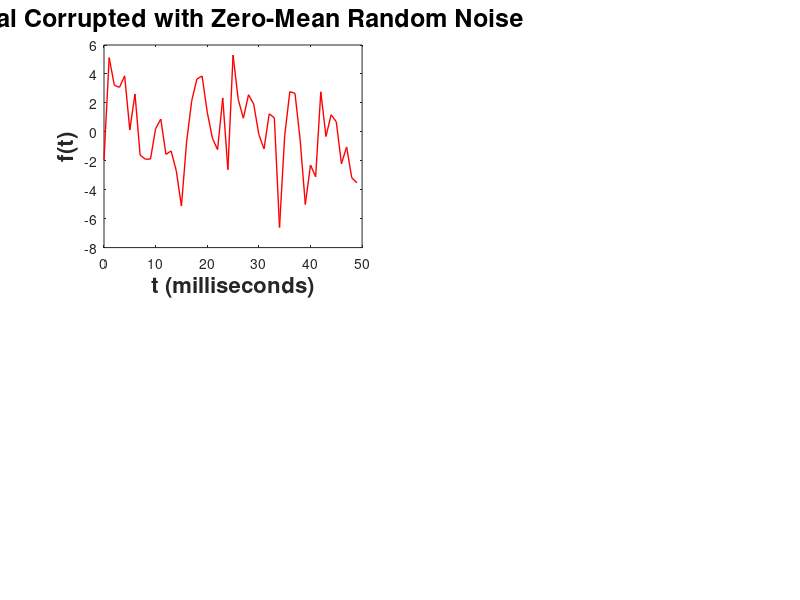

MATLAB code to generate this figure: (Note: this script raises an error after producing the figure.)
function drawSTFT()
s={'Gaussian Window' 'Hamming Window'};
wlen=25;
hopsize=2;
retno =1;
Ff = 500;
for fla=0:1
    Fs = 1000;            % Sampling frequency
    T = 1/Fs;             % Sampling period
    L = 1000;             % Length of signal
    t = (0:L-1)*T;        % Time vector
    S = 0.7*sin(2*pi*50*t) + sin(2*pi*120*t);
    X = S + 2*randn(size(t));
    figure;
    g=subplot(2,2,1);
    plot(1000*t(1:50),X(1:50),'r','LineWidth',1);
    L = length(X);
    title('Signal Corrupted with Zero-Mean Random Noise','FontSize',18,'FontWeight','bold')
    xlabel('t (milliseconds)','FontSize',16,'FontWeight','bold')
    ylabel('f(t)','FontSize',16,'FontWeight','bold')
    [Y,ft,tt]=stft2(X,wlen,hopsize,retno,Ff,fla);
    Y=fftshift(Y);
    P=abs(Y/L);
    g=subplot(2,2,2);
    plot(tt,P,'b','LineWidth',1);
    title(['STFT using', s(fla+1)],'FontSize',16,'FontWeight','bold')
    xlabel('f (Hz)','FontSize',16,'FontWeight','bold')
    ylabel('|F(s)|','FontSize',16,'FontWeight','bold')
    g=subplot(2,2,3);
    plot(1000*t(1:50),S(1:50),'r','LineWidth',1);
    L = length(X);
    title('Signal Corrupted with Zero-Mean Random Noise','FontSize',18,'FontWeight','bold')
    xlabel('t (milliseconds)','FontSize',16,'FontWeight','bold')
    ylabel('f(t)','FontSize',16,'FontWeight','bold')
    [Y,ft,tt]=stft2(S,wlen,hopsize,retno,Ff,fla);
    Y=fftshift(Y);
    P=abs(Y/L);
    g=subplot(2,2,4);
    plot(tt,P,'b','LineWidth',1);
    title(['STFT using',s(fla+1)],'FontSize',16,'FontWeight','bold')
    xlabel('Time','FontSize',16,'FontWeight','bold')
    ylabel('|F(s)|','FontSize',16,'FontWeight','bold')

end
